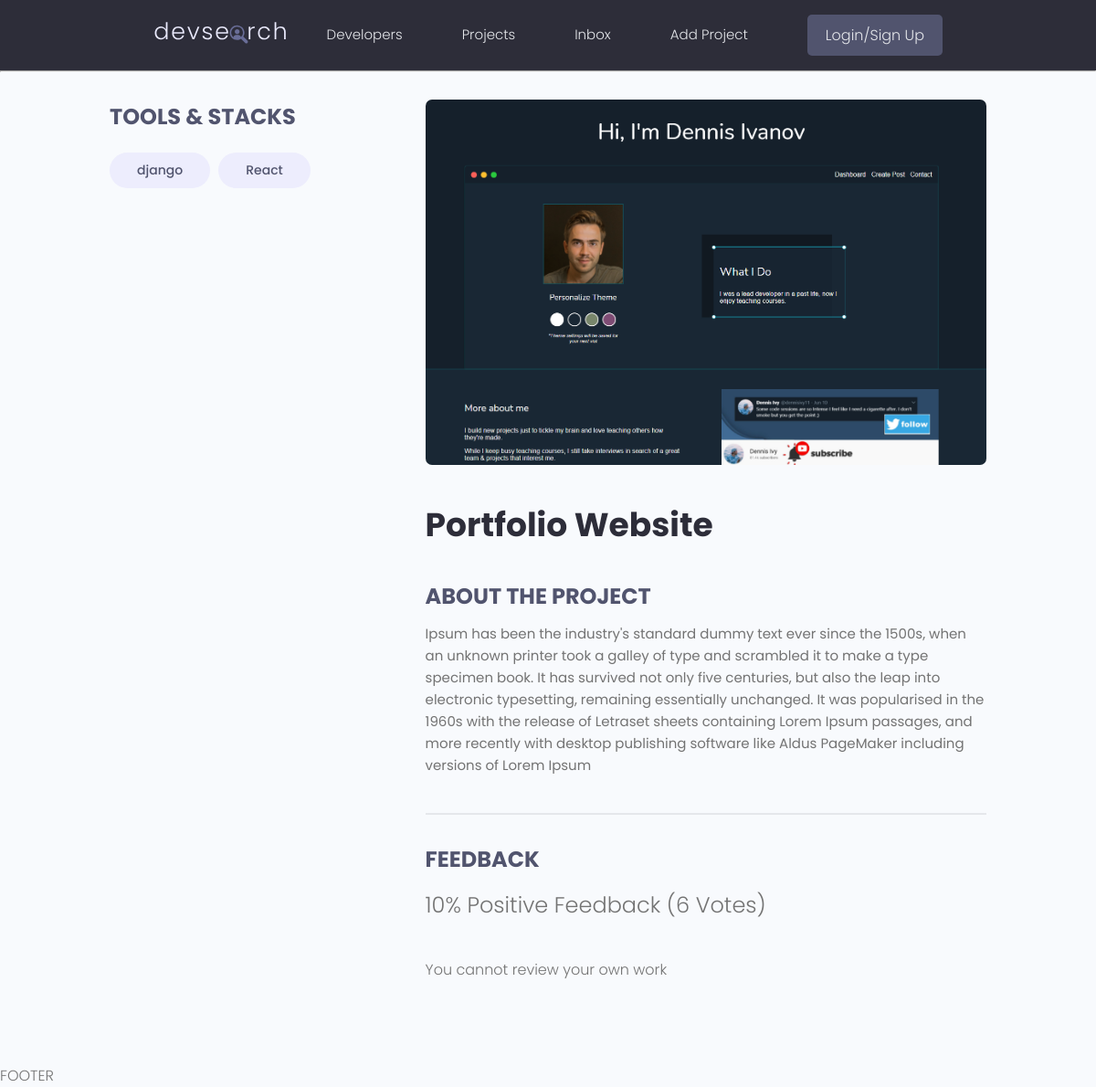
The page /projects/project/5e9f86eb-7dac-4dbc-85d7-7c44d140ed96 on the database its author committed.
### projects/models.py (models this page shows, shortened)
class Tag(models.Model):
    id = models.UUIDField(default=uuid.uuid4, unique=True, primary_key=True,editable=False)
    name = models.CharField(max_length=200)
    create = models.DateTimeField(auto_now_add=True)
    updated = models.DateTimeField(auto_now=True)
    def __str__(self):
        return self.name

class Project(models.Model):
    id = models.UUIDField(default=uuid.uuid4, unique=True, primary_key=True,editable=False)
    title = models.CharField(max_length=200)
    description = models.TextField(null=True, blank=True)
    featured_image = models.ImageField(null=True, blank=True, default="default.jpg")
    demo_link = models.CharField(max_length=200, null=True, blank=True)
    source_link = models.CharField(max_length=2000, null=True, blank=True)
    tags = models.ManyToManyField('Tag', blank=True)
    vote_total = models.IntegerField(default=0, null=True, blank=True)
    vote_ratio = models.IntegerField(default=0, null=True, blank=True)
    created = models.DateTimeField(auto_now_add=True)
    updated = models.DateTimeField(auto_now=True)

### projects/views.py (the view)
# urls.py: path('project/<str:pk>', views.project, name="project"),
def project(request, pk):
    projectObj= Project.objects.get(id=pk)
    tags = projectObj.tags.all()
    context ={'project':projectObj, 'tags':tags}
    return render(request,'projects/single-project.html',context)

### projects/templates/projects/single-project.html (shortened to what this page needs)
{% extends 'main.html' %}
{% block content %}
<main class="singleProject my-md">
    <div class="container">
        <div class="layout">
            <div class="column column--1of3">
                <h3 class="singleProject__subtitle">Tools & Stacks</h3>
                <div class="singleProject__toolStack">
                    {% for tag in project.tags.all %}
                    <span class="tag tag--pill tag--sub tag--lg">
                        <small>{{tag}}</small>
                    </span>
                    {% endfor %}
                </div>
            </div>
            <div class="column column--2of3">
                <img class="singleProject__preview" src="{{project.featured_image.url}}" alt="portfolio thumbnail" />
                    <class="singleProject__developer">{{project.owner.name}}</a>
                <h2 class="singleProject__title">{{project.title}}</h2>
                <h3 class="singleProject__subtitle">About the Project</h3>
                <div class="singleProject__info">
                    {{project.description}}
                </div>
                <div class="comments">
                    <h3 class="singleProject__subtitle">Feedback</h3>
                    <h5 class="project--rating">
                        {{project.vote_ratio}}% Positive Feedback ({{project.vote_total}}
                        Vote{{project.vote_total|pluralize:"s"}})
                    </h5>
                    {% if request.user.profile.id in project.reviewers %}
                    <p>You have already submitted your review for this project</p>
                    {% elif request.user.profile == project.owner %}
                    <p>You cannot review your own work</p>
                    {% else %}
                    <a href="{% url 'login' %}?next={{request.path}}">Please login to leave a review</a>
                    {% endif %}
                </div>
            </div>
        </div>
    </div>
</main>
{% endblock %}

### static/styles/app.css (style rules this page uses)
:root { --color-sub: #2d2d39; }
img { width: 100%; }
.singleProject .column--1of3 { order: 2; }
@media screen and (min-width: 1081px) { .singleProject .column--1of3 { order: 1; } }
@media screen and (min-width: 1081px) { .singleProject .column--2of3 { order: 2; } }
.singleProject__toolStack { margin-top: 2rem; margin-bottom: 4rem; }
.singleProject__preview { height: 50vh; object-fit: cover; object-position: top center; margin-bottom: 3rem; border-radius: 0.7rem; }
.singleProject__title { font-size: 3.6rem; font-weight: 700; color: var(--color-sub); margin-bottom: 3rem; }
.project--rating { margin-bottom: 1.6em; margin-top: .5em; }
.singleProject__subtitle { text-transform: uppercase; font-size: 2.4rem; font-weight: 700; color: var(--color-sub-light); margin-bottom: 1rem; }
.comments { margin-top: 4rem; padding-top: 3rem; border-top: 2px solid var(--color-light); }

### static/uikit/styles/modules/_variables.css (style rules this page uses)
:root { --color-main: #5aa5b9; --color-main-light: #e6faff; --color-sub: #3f4156; --color-sub-light: #51546e; --color-sub-lighter: #ededfd; --color-text: #737373; --color-gray: #8b8b8b; --color-light: #e5e7eb; --color-light-gray: #767676; --color-bg: #f8fafd; --color-white: #fffefd; --color-white-light: #f3f3f3; --color-success: #359e64; --color-success-bg: #def8e8; --color-error: #fc4b0b; --color-error-bg: #fff2ee; --font-base: 'Poppins', arial, helvetica, 'Segoe UI', roboto, ubuntu, sans-serif; --font-monospace: 'Fira Code', 'Courier New', courier, monospace; --font-regular: 300; --font-medium: 500; --font-bold: 700; --generic-shadow: 1px 1px 5px #00000010; --generic-transition: all 0.3s ease-in-out; }

### static/uikit/styles/modules/_base.css (style rules this page uses)
* { margin: 0; padding: 0; box-sizing: border-box; text-rendering: optimizeLegibility; color: inherit; font-size: inherit; }
html { font-size: 50%; }
@media only screen and (min-width: 480px) { html { font-size: 56.25%; } }
@media only screen and (min-width: 1200px) { html { font-size: 62.5%; } }
body { line-height: 1.6; font-weight: 400; font-size: 1.5rem; color: var(--color-text); background-color: var(--color-bg); min-height: 100vh; }

### static/uikit/styles/modules/_typography.css (style rules this page uses)
* { font-family: var(--font-base); }
h2 { font-size: 3.6rem; font-weight: var(--font-bold); }
h3 { font-size: 3.2rem; font-weight: var(--font-medium); }
h5 { font-size: 2.4rem; font-weight: var(--font-medium); }
h5, h6 { font-weight: var(--font-regular); }
p, span, strong { font-size: 1.6rem; color: var(--color-text); font-weight: var(--font-regular); }

### static/uikit/styles/modules/_utilities.css (style rules this page uses)
.container { width: 92%; max-width: 165rem; margin: 0 auto; box-sizing: border-box; }
@media screen and (min-width: 1000px) { .container { width: 90%; } }
@media screen and (min-width: 1200px) { .container { width: 80%; } }
.my-md { margin: 3rem auto; }

### static/uikit/styles/modules/_tag.css (style rules this page uses)
.tag { display: inline-flex; align-items: center; background-color: var(--color-sub); height: -webkit-fit-content; height: -moz-fit-content; height: fit-content; width: -webkit-fit-content; width: -moz-fit-content; width: fit-content; border-radius: 0.5rem; padding: 0.5rem 1.5rem; font-size: 1.2rem; cursor: pointer; }
.tag:not(:last-child) { margin-right: 0.25rem; margin-bottom: 0.75rem; }
.tag > small { color: var(--color-white); }
.tag--pill { border-radius: 5rem; }
.tag--sub, .tag--sub > small { background: var(--color-sub-lighter); color: var(--color-sub-light); font-weight: 500; }
.tag--lg { padding: 0.8rem 3rem; font-size: 1.4rem; }
.tag--lg:not(:last-child) { margin-right: 0.5rem; margin-bottom: 1rem; }

### static/uikit/styles/modules/_layout.css (style rules this page uses)
.layout { display: flex; flex-flow: row wrap; justify-content: space-between; }
.layout > .column { margin-bottom: 3rem; }
.layout > .column.column--1of3 { flex-basis: 30%; }
.layout > .column.column--2of3 { flex-basis: 64%; }

### rows shown on the page
Tag: name "django"
Tag: name "React"
Project: featured_image (picture), title "Portfolio Website", description "Ipsum has been the industry's standard dummy text ever since the 1500s, when an unknown printer took a galley of type and scrambled it to make a type specimen book. It has survived not only five centuries, but also the leap into electronic typesetting, remaining essentially unchanged. It was popularised in the 1960s with the release of Letraset sheets containing Lorem Ipsum passages, and more recently with desktop publishing software like Aldus PageMaker including versions of Lorem Ipsum", vote_ratio "10", vote_total "6"
